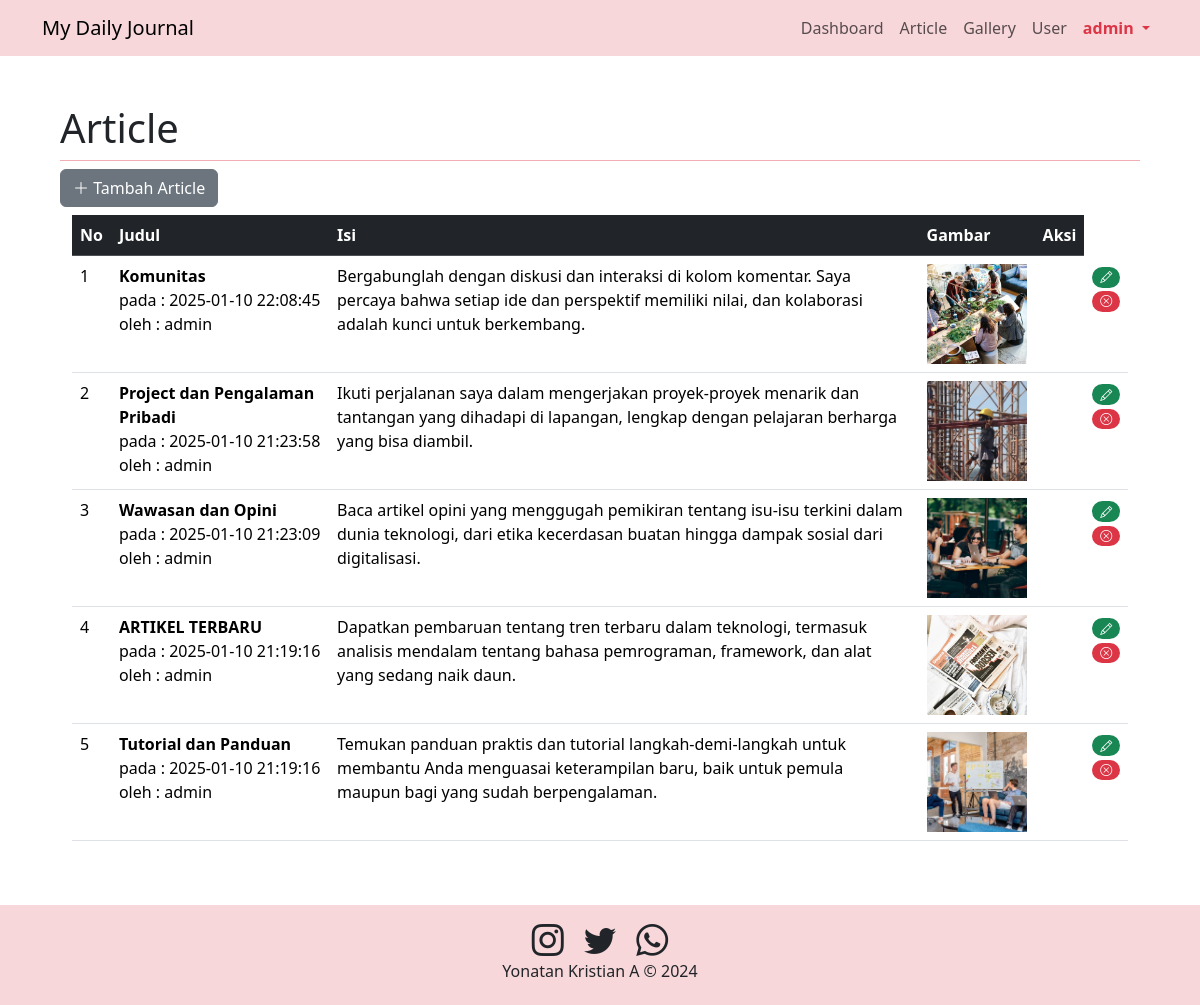
Screenshot of /admin.php?page=article (signed in) with the database file from the repository.
### tables this page shows
CREATE TABLE `article` (
  `id` int(11) NOT NULL,
  `judul` text DEFAULT NULL,
  `isi` text DEFAULT NULL,
  `gambar` text DEFAULT NULL,
  `tanggal` datetime DEFAULT NULL,
  `username` varchar(50) DEFAULT NULL
);

### article.php (the view, shortened to what this page needs)
<button type="button" class="btn btn-secondary mb-2" data-bs-toggle="modal" data-bs-target="#modalTambah">
    <i class="bi bi-plus-lg"></i> Tambah Article
</button>
<div class="container">
    <div class="row">
        <div class="table-responsive">
            <table class="table table-hover">
                <thead class="table-dark">
                    <tr>
                        <th>No</th>
                        <th class="w-25">Judul</th>
                        <th class="w-75">Isi</th>
                        <th class="w-25">Gambar</th>
                        <th class="w-25">Aksi</th>
                    </tr>
                </thead>
                <tbody>
                    <?php
                    $sql = "SELECT * FROM article ORDER BY tanggal DESC";
                    $hasil = $conn->query($sql);
                    $no = 1;
                    while ($row = $hasil->fetch_assoc()) {
                    ?>
                        <tr>
                            <td><?= $no++ ?></td>
                            <td>
                                <strong><?= $row["judul"] ?></strong>
                                <br>pada : <?= $row["tanggal"] ?>
                                <br>oleh : <?= $row["username"] ?>
                            </td>
                            <td><?= $row["isi"] ?></td>
                            <td>
                                <?php
                                if ($row["gambar"] != '') {
                                    if (file_exists('img/' . $row["gambar"] . '')) {
                                ?>
                                        <img src="img/<?= $row["gambar"] ?>" width="100">
                                <?php
                                    }
                                }
                                ?>
                            </td>
                            <td>
                            </td>
                            <td>
                                <a href="#" title="edit" class="badge rounded-pill text-bg-success" data-bs-toggle="modal" data-bs-target="#modalEdit<?= $row["id"] ?>"><i class="bi bi-pencil"></i></a>
                                <a href="#" title="delete" class="badge rounded-pill text-bg-danger" data-bs-toggle="modal" data-bs-target="#modalHapus<?= $row["id"] ?>"><i class="bi bi-x-circle"></i></a>
                                                        </td>
                                                    </tr>
                                                <?php
                                                }
                                                ?>
                                            </tbody>
                                        </table>
                                    </div>
                                </div>
                            </div>

### koneksi.php (shortened to what this page needs)
<!DOCTYPE html>
<html lang="en">
<head>
</head>
<body>
</body>
</html>

### admin.php (shortened to what this page needs)
<?php
include "koneksi.php";
?>
<!DOCTYPE html>
<html lang="en">
<head>
    <link
    rel="stylesheet"
    href="https://cdn.jsdelivr.net/npm/bootstrap-icons@1.11.1/font/bootstrap-icons.css"
    />
    <link
    href="https://cdn.jsdelivr.net/npm/bootstrap@5.3.2/dist/css/bootstrap.min.css"
    rel="stylesheet"
    />
</head>
<body>
    <nav class="navbar navbar-expand-sm bg-body-tertiary sticky-top bg-danger-subtle">
    <div class="container">
        <a class="navbar-brand" target="_blank" href=".">My Daily Journal</a>
        <div class="collapse navbar-collapse" id="navbarSupportedContent">
        <ul class="navbar-nav ms-auto mb-2 mb-lg-0 text-dark">
            <li class="nav-item">
                <a class="nav-link" href="admin.php?page=dashboard">Dashboard</a>
            </li>
            <li class="nav-item">
                <a class="nav-link" href="admin.php?page=article">Article</a>
            </li>
            <li class="nav-item">
                <a class="nav-link" href="admin.php?page=gallery">Gallery</a>
            </li>
            <li class="nav-item">
                <a class="nav-link" href="admin.php?page=user">User</a>
            </li>
            <li class="nav-item dropdown">
                <a class="nav-link dropdown-toggle text-danger fw-bold" href="#" role="button" data-bs-toggle="dropdown" aria-expanded="false">
                    <?= $_SESSION['username']?>
                </a>
            </li>
        </ul>
        </div>
    </div>
    </nav>
<section id="content" class="p-5">
    <div class="container">
        <?php
        if(isset($_GET['page'])){
        ?>
            <h4 class="lead display-6 pb-2 border-bottom border-danger-subtle"><?= ucfirst($_GET['page'])?></h4>
            <?php
            include($_GET['page'].".php");
        }else{
        ?>
            <h4 class="lead display-6 pb-2 border-bottom border-danger-subtle">Dashboard</h4>
            <?php
            include("dashboard.php");
        }
        ?>
    </div>
</section>
    <footer class="text-center p-3 bg-danger-subtle">
    <div>
        <a href="https://www.instagram.com/udinusofficial"
        ><i class="bi bi-instagram h2 p-2 text-dark"></i
        ></a>
        <a href="https://twitter.com/udinusofficial"
        ><i class="bi bi-twitter h2 p-2 text-dark"></i
        ></a>
        <a href="https://wa.me/+62812685577"
        ><i class="bi bi-whatsapp h2 p-2 text-dark"></i
        ></a>
    </div>
    <div>Yonatan Kristian A &copy; 2024</div>
    </footer>
</body>
</html>

### admin.php (style rules this page uses)
html { position: relative; min-height: 100%; }
body { margin-bottom: 100px; }
footer { position: absolute; bottom: 0; width: 100%; height: 100px; }

### rows the page displays
article: judul "Komunitas", tanggal "2025-01-10 22:08:45", username "admin", isi "Bergabunglah dengan diskusi dan interaksi di kolom komentar. Saya percaya bahwa setiap ide dan perspektif memiliki nilai, dan kolaborasi adalah kunci untuk berkembang.", gambar (picture)
article: judul "Project dan Pengalaman Pribadi", tanggal "2025-01-10 21:23:58", username "admin", isi "Ikuti perjalanan saya dalam mengerjakan proyek-proyek menarik dan tantangan yang dihadapi di lapangan, lengkap dengan pelajaran berharga yang bisa diambil.", gambar (picture)
article: judul "Wawasan dan Opini", tanggal "2025-01-10 21:23:09", username "admin", isi "Baca artikel opini yang menggugah pemikiran tentang isu-isu terkini dalam dunia teknologi, dari etika kecerdasan buatan hingga dampak sosial dari digitalisasi.", gambar (picture)
article: judul "ARTIKEL TERBARU", tanggal "2025-01-10 21:19:16", username "admin", isi "Dapatkan pembaruan tentang tren terbaru dalam teknologi, termasuk analisis mendalam tentang bahasa pemrograman, framework, dan alat yang sedang naik daun.", gambar (picture)
article: judul "Tutorial dan Panduan", tanggal "2025-01-10 21:19:16", username "admin", isi "Temukan panduan praktis dan tutorial langkah-demi-langkah untuk membantu Anda menguasai keterampilan baru, baik untuk pemula maupun bagi yang sudah berpengalaman.", gambar (picture)

### other values shown
$_SESSION['username'] "admin"
$_GET['page'] "Article"
